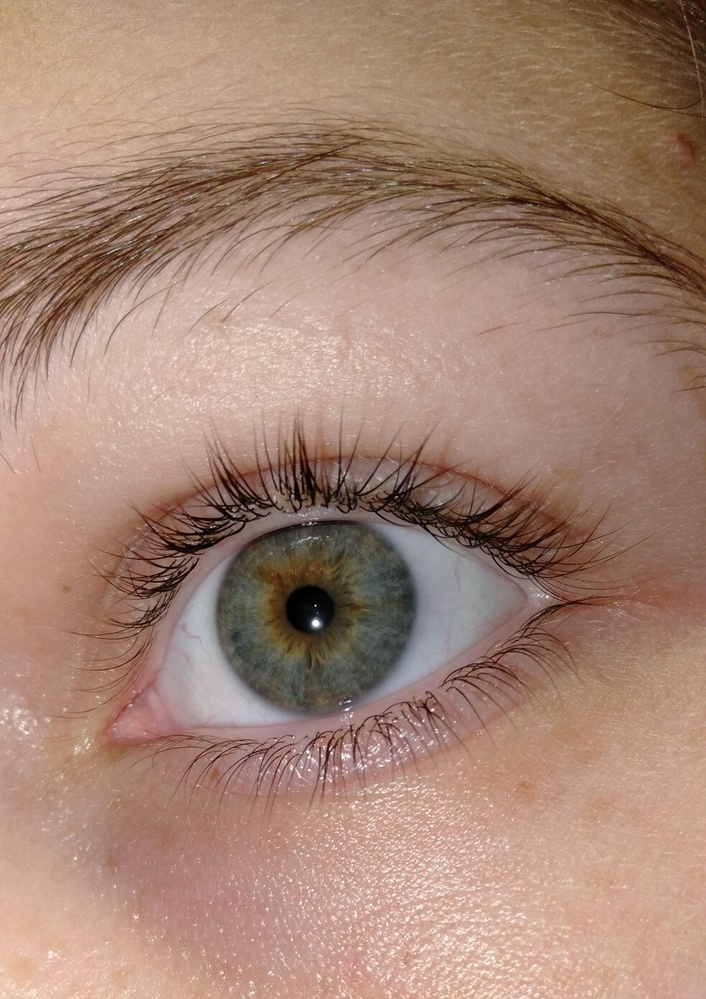
#> input picture eyes.jpeg, 706 x 999 px, shrunk from 1939 x 2743 before the run, given in place of the camera
$ python camera.py
#> lines starting #> are read from the running program, lines starting #| are printed output that depends on the picture; after the words box and inside, x2 and y2 are one past the last pixel; in counts of white or black regions, pixels touching at a corner belong together
import cv2
import numpy as np
# [9 lines of commented-out code are left out]
cap = cv2.VideoCapture(0)
while True:
    ret, img = cap.read()
#> img is the input picture: shape (999, 706, 3); mean B, G, R 116.8, 133.1, 165
    gray=cv2.cvtColor(img,cv2.COLOR_BGR2GRAY)
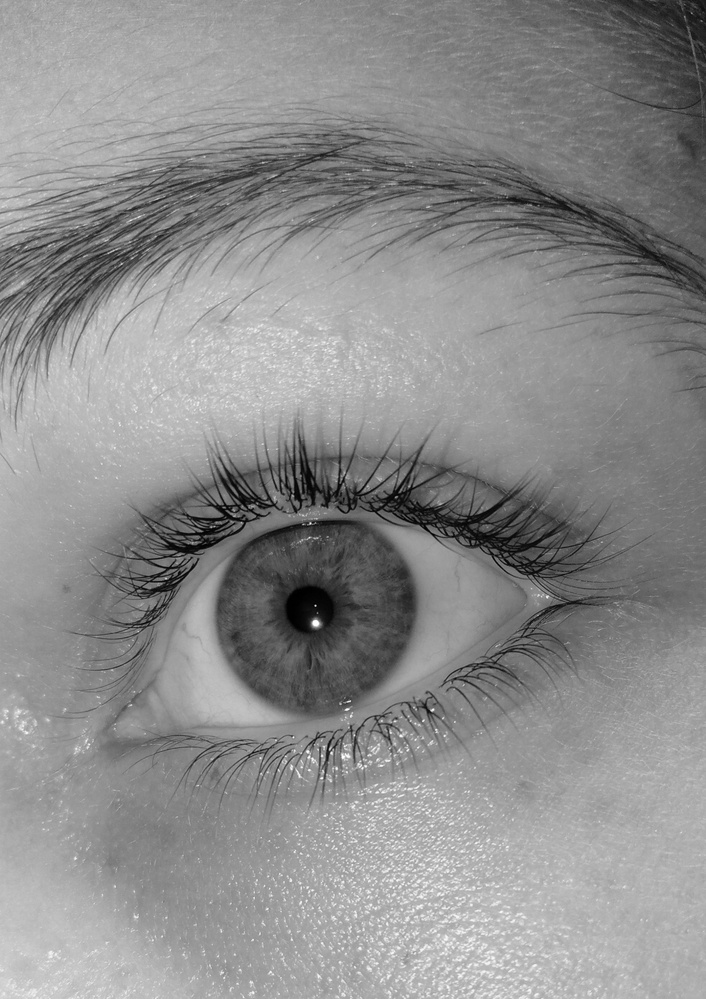
#> gray: shape (999, 706); min 0, max 255, mean 140.8
    # Blur using 3 * 3 kernel.
    gray_blurred = cv2.blur(gray, (3, 3))

    # Apply Hough transform on the blurred image.
    detected_circles = cv2.HoughCircles(gray_blurred, cv2.HOUGH_GRADIENT, 1, 20, param1 = 50, param2 = 30, minRadius = 10, maxRadius = 100)
#> detected_circles = 814 rows, first 8: [344.5, 828.5, 99.4], [138.5, 299.5, 99.4], [162.5, 309.5, 99.4], [309.5, 843.5, 99.4], [311.5, 268.5, 99.4], [229.5, 276.5, 99.4], [134.5, 323.5, 99.4], [263.5, 419.5, 93.9]

    # Draw circles that are detected.
    if detected_circles is not None:
        # Convert the circle parameters a, b and r to integers.
        detected_circles = np.uint16(np.around(detected_circles))
#> detected_circles = 814 rows, first 8: [344, 828, 99], [138, 300, 99], [162, 310, 99], [310, 844, 99], [312, 268, 99], [230, 276, 99], [134, 324, 99], [264, 420, 94]

        for pt in detected_circles[0, :]:
            a, b, r = pt[0], pt[1], pt[2]

            # Draw the circumference of the circle.
            cv2.circle(img, (a, b), r, (0, 255, 0), 2)

            # Draw a small circle (of radius 1) to show the center.
            cv2.circle(img, (a, b), 1, (0, 0, 255), 3)
            break
#> this loop made 1 pass
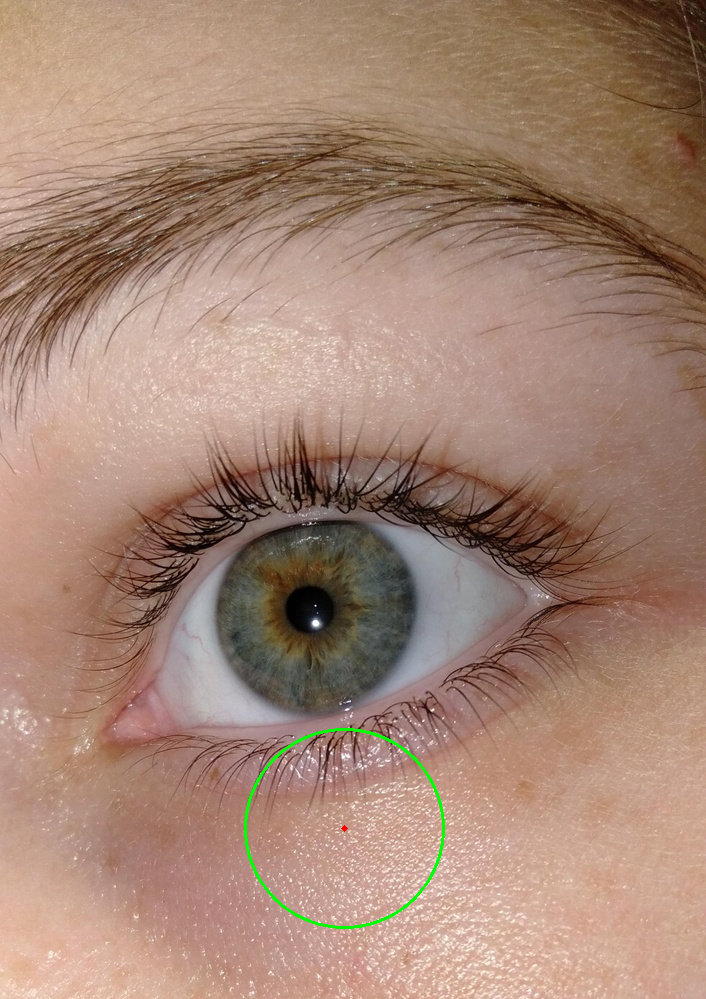
#> img: shape (999, 706, 3); 0.27% of pixels changed, all inside (x1, y1, x2, y2) = (244, 728, 445, 929)
    cv2.imshow("Detected Circle", img)
    if cv2.waitKey(20) & 0xFF == ord('q'):
#> (key q is pressed here)
      break


# When everything done, release the capture

cap.release()

cv2.destroyAllWindows()

# [30 lines of commented-out code are left out]
